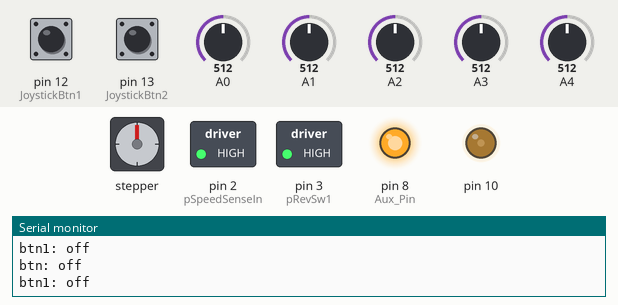
This sketch was run on a simulated Arduino Uno, built with avr-gcc and run on an emulated ATmega328P. Parts: stepper motor, switched loads named in the sketch (green lamp = pin HIGH), output pins drawn as LEDs (lit = HIGH), the last lines printed to the serial monitor. Wiring (inferred from the names in the program): stepper motor (2048 steps per turn assumed): coils pin 4, pin 5, pin 6, pin 7. Inputs (shaded band) come from the test bench; at power-on: A4 = 512, A1 = 512, pin 12 (JoystickBtn1) LOW, pin 13 (JoystickBtn2) LOW, A0 = 512, A2 = 512, A3 = 512. Pins used as bus, display or sensor lines are not drawn.

Above: at 1.2 s.
1.3 s: A4 set to 522
At 2.0 s:
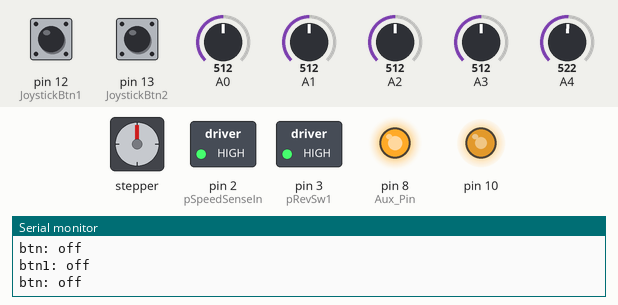
4.4 s: A1 set to 306
At 4.8 s:
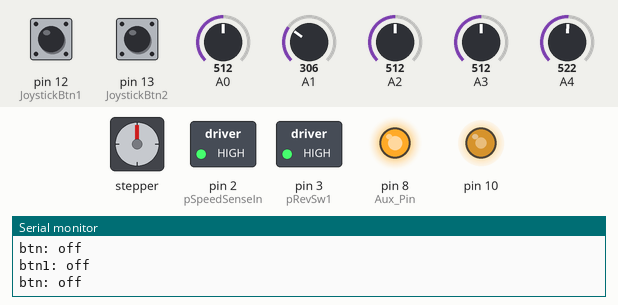
5.9 s: A4 set to 992
At 6.3 s:
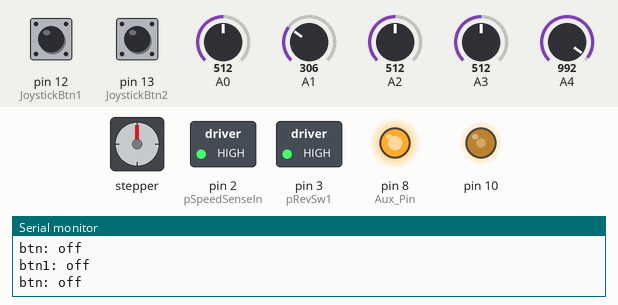
7.4 s: A1 set to 992
At 7.7 s:
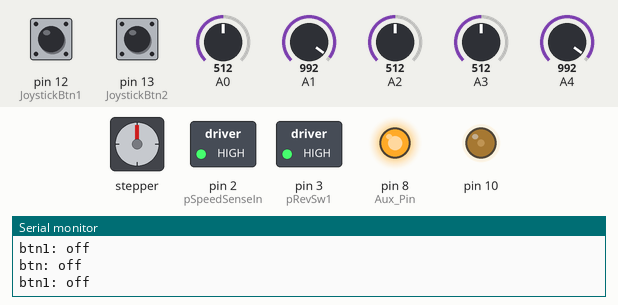
10.4 s: A1 set to 981
At 11.6 s:
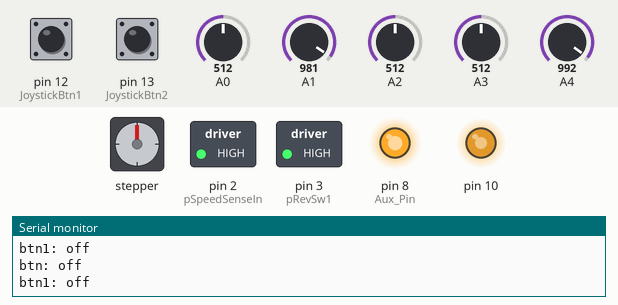
Timing chart, 0 to 13.4 s (numbered marks = the images above; inputs shaded):
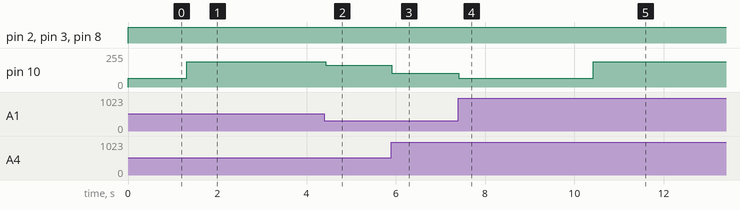

The sketch:

oldmain.ino
```cpp
/*
 *  Dagne Micro-Controller Main Control Loop
 *
 *  This file contains the main control system that runs on the Arduino for the
 *  Dagne Electric Vehicle.
 *
 *  Created By: The Dream Team
 */

//The Arduino Uno does not have enough pins to output all the PWM outputs.
const int PWMone = 10; //Valve Coil FET. For Brake Pressure, Steer Angle, Lean Angle control
const int PWMtwo = 9;  //Valve Coil FET. (Same as above)

// Sensor Input Pins for Hydralic Valve(0-12v on/off) [see powerpoint]
const int pLeanSenseIn = 0;
const int pSteerSenseIn = 1;
const int pSpeedSenseIn = 2;

// Reverse Switch, Hydraulic Pump, and Keyswitch Relay pins
const int pRevSw1 = 3;  //  Reversing contactor number 1
const int pRevSw2 = 4;  //  Reversing contactor number 2
const int pKeySwitch = 5;  // Throttle key switch to enable motor controller
const int HydPumpEn = 6;  		//  Hydraulic Pump Control Pin

// Reverse Switch Input
const int ParkBrakeEn = 7;

const int Aux_Pin = 8;


const int JoystickBtn1 = 12;
const int JoystickBtn2 = 13;

int outputJoy = 0;
int outputSte = 0;

int buttonState1 = 0;
int buttonState2 = 0;

// the setup routine runs once when you press reset:
void setup() {
  // initialize serial communication at 9600 bits per second:
  Serial.begin(9600);
  Serial.write("Dagne control loop begin");
  initDevice();
  pinMode(pSpeedSenseIn, OUTPUT);
}


//Used to indicate direction of car revving (a.k.a. FwdRevState)
typedef enum {PARK, DIRECTION_CHOOSE, FORWARD, REVERSE} revState_t;
revState_t revState = PARK;

// the loop routine runs over and over again forever:
void loop() {
  // TODO add print status
  sampleSensors();
  speedSteeringControlMap();
  adjustForLeanMode();
  steerControl();
  leanControl();
  brakeControl();
  hydraulicControl();
  tractionMotorCommandProcessing();
  setThrottle();
  setRevValues();
  //analog inputs
  int joystickValy = readAnalog(A0);
  int joystickValx = readAnalog(A1);
  int PumpVal = readAnalog(A2);
  int BrakeSensor = readAnalog(A3);
   //PWM inputs
  int SteerSensor = readAnalog(A4);
  int LeanSensor = readAnalog(A4);
  int SpeedSensor = readAnalog(A4);

  PWMOutput2(joystickValx, SteerSensor, 10);
  button_test();
  led_test();
  digitalWrite(pSpeedSenseIn, HIGH);
  delay(30);        // delay in between reads for stability
}

//Initialization function for device
void initDevice(){
	pinMode(JoystickBtn1, INPUT);
    pinMode(JoystickBtn2, INPUT);
    pinMode(pSteerSenseIn, OUTPUT);
	pinMode(pLeanSenseIn, OUTPUT);
	//pinMode(pSpeedSenseIn, OUTPUT);
	pinMode(pRevSw1, OUTPUT);
	pinMode(pRevSw2, OUTPUT);
	pinMode(pKeySwitch, OUTPUT);
	pinMode(HydPumpEn, OUTPUT);
	pinMode(ParkBrakeEn, OUTPUT);
	pinMode(Aux_Pin, OUTPUT);

}

void button_test(){
  buttonState1 = digitalRead(JoystickBtn1);
  buttonState2 = digitalRead(JoystickBtn2);
  if (buttonState1 == HIGH) {
    Serial.println("btn1: on");
  }else{
    Serial.println("btn1: off");
  }
  if (buttonState2 == HIGH) {
    Serial.println("btn2: on");
  }else{
    Serial.println("btn: off");
  }
}

void led_test(){
  digitalWrite(pSteerSenseIn, HIGH);
  digitalWrite(pLeanSenseIn, HIGH);
  digitalWrite(pSpeedSenseIn, HIGH);
  digitalWrite(pRevSw1, HIGH);
  digitalWrite(pRevSw2, HIGH);
  digitalWrite(pKeySwitch, HIGH);
  digitalWrite(HydPumpEn, HIGH);
  digitalWrite(HydPumpEn, HIGH);
  digitalWrite(Aux_Pin, HIGH);
}

/* Main Control Functions */
void sampleSensors() {

}

void speedSteeringControlMap() {

}

void adjustForLeanMode() {

}

//Amount of lean/steer/break/accel as requested by driver input
float leanRef = 0.0;
float steerRef = 0.0;
float brakeRef = 0.0;
float accelRef = 0.0;
void steerControl() {

}

void leanControl() {

}

void brakeControl() {

}

void hydraulicControl() {

}

void tractionMotorCommandProcessing() {

}

//These values address the saturation limits of throttle circuit in setThrottle
const float THROTTLE_FWD_GAIN = 0.040;
const float THROTTLE_REV_GAIN = 0.0990;
const float THROTTLE_OFFSET = 280.0;

const float FWD_LIMIT = 4095.0; //Full throttle
const float REV_LIMIT = 600.0; //Limit throttle when reversing

//Sets controlVal based on user throttle input and saturation limits
void setThrottle() {
  float controlVal;     //TODO: Make ControlVal actually do something PID related

  switch (revState){
    case FORWARD:
      controlVal = FWD_LIMIT * THROTTLE_FWD_GAIN * accelRef + THROTTLE_OFFSET;
      if (controlVal > FWD_LIMIT){ controlVal = FWD_LIMIT; } //Saturation control
      break;
    case REVERSE:
      controlVal = REV_LIMIT * THROTTLE_REV_GAIN * accelRef + THROTTLE_OFFSET;
      if (controlVal > REV_LIMIT){ controlVal = REV_LIMIT; } //Saturation control
      break;
    default: //For park and directional choose state, clear controlVal
      controlVal = 0.0;
      break;
  }
  if (accelRef == 0.0){ controlVal = 0.0; } //If no acceleration requested, clear
}

//Changes revState or accelRef/brakeRef based on input
//TODO: Fill in switch statements
void setRevValues(){
    switch (revState){
    case DIRECTION_CHOOSE:
      setRevDir();
      break;
    case FORWARD:
      break;
    case REVERSE:
      break;
    case PARK:
      break;
  }
}

// If in direction choose mode, set rev direction based on joystick input
void setRevDir(){

}


/* IO Functions */

int readAnalog(int AnalogPin) {
  int sensorValue = analogRead(AnalogPin);
  int output = map(sensorValue, 0, 1023, 0, 255);
  return output;
}

void PWMOutput1(int joyval, int sasval, int OutputPin) {
  int voodoo = joyval - sasval;
  int out = 64;
  if(voodoo > 0)
    out = map(voodoo, 0, 255, 64, 191);
  analogWrite(OutputPin, out);
}

void PWMOutput2(int joyval, int sasval, int OutputPin) {
  int voodoo = joyval - sasval;
  int out = 64;
  if(voodoo < 0)
    out = map(voodoo, -255, 0, 64, 191);
  analogWrite(OutputPin, out);
}
```

Measured:
- the behaviour switches between 513 and 514 on A4 (found by bisection; images 0 and 1)
- the behaviour switches between 991 and 990 on A1 (found by bisection; images 4 and 5)
- after the input at 1.3 s, pin 10: 64/255 → 189/255 at once
- after the input at 4.4 s, pin 10: 189/255 → 164/255 at once
- after the input at 5.9 s, pin 10: 164/255 → 105/255 at once
- after the input at 7.4 s, pin 10: 105/255 → 64/255 at once
- after the input at 10.4 s, pin 10: 64/255 → 189/255 at once
